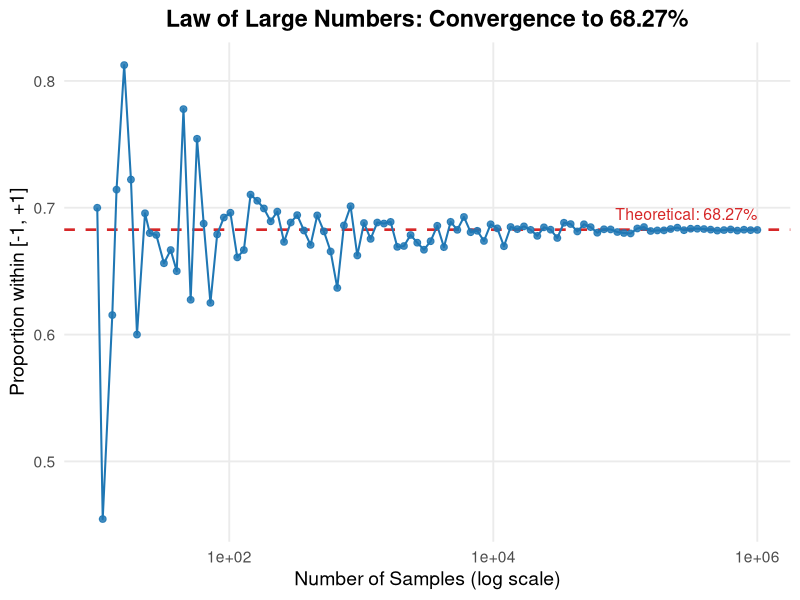

Write R code to recreate this figure.
library(ggplot2)

set.seed(42)
number_of_examples <- round(10^seq(1, 6, length.out = 100))
number_of_examples <- unique(number_of_examples)
results <- numeric(length(number_of_examples))

for (i in seq_along(number_of_examples)) {
  n <- number_of_examples[i]
  samples <- rnorm(n, mean = 0, sd = 1)
  results[i] <- mean(samples > -1 & samples < 1)
}

df <- data.frame(n = number_of_examples, proportion = results)

p <- ggplot(df, aes(x = n, y = proportion)) +
  geom_hline(yintercept = 0.6827, color = "#D62728", linetype = "dashed", linewidth = 0.9) +
  geom_line(color = "#1F77B4", linewidth = 0.7) +
  geom_point(color = "#1F77B4", size = 2, alpha = 0.85) +
  scale_x_log10() +
  labs(
    title = "Law of Large Numbers: Convergence to 68.27%",
    x = "Number of Samples (log scale)",
    y = "Proportion within [-1, +1]"
  ) +
  theme_minimal(base_size = 14) +
  theme(
    plot.title = element_text(face = "bold", hjust = 0.5),
    panel.grid.minor = element_blank()
  ) +
  annotate("text", x = max(df$n), y = 0.6827, label = "Theoretical: 68.27%",
           hjust = 1, vjust = -0.8, color = "#D62728", size = 4)

output_dir <- "./assets/images/"
if (!dir.exists(output_dir)) dir.create(output_dir, recursive = TRUE)

ggsave(paste0(output_dir, "law_of_large_numbers.png"), plot = p, 
       width = 10, height = 6, dpi = 300)

cat("Plot saved to:", paste0(output_dir, "law_of_large_numbers.png"), "\n")
